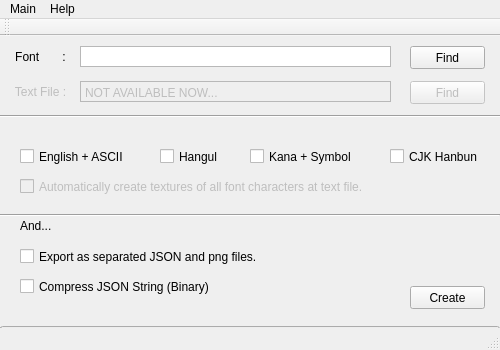
<?xml version="1.0" encoding="UTF-8"?>
<ui version="4.0">
 <class>DyFontAtlasGeneratorClass</class>
 <widget class="QMainWindow" name="DyFontAtlasGeneratorClass">
  <property name="enabled">
   <bool>true</bool>
  </property>
  <property name="geometry">
   <rect>
    <x>0</x>
    <y>0</y>
    <width>500</width>
    <height>350</height>
   </rect>
  </property>
  <property name="sizePolicy">
   <sizepolicy hsizetype="Fixed" vsizetype="Fixed">
    <horstretch>0</horstretch>
    <verstretch>0</verstretch>
   </sizepolicy>
  </property>
  <property name="minimumSize">
   <size>
    <width>500</width>
    <height>0</height>
   </size>
  </property>
  <property name="contextMenuPolicy">
   <enum>Qt::NoContextMenu</enum>
  </property>
  <property name="windowTitle">
   <string notr="true">DianYing Font Atlas generator (v2)</string>
  </property>
  <property name="toolTip">
   <string notr="true"/>
  </property>
  <property name="statusTip">
   <string notr="true"/>
  </property>
  <property name="whatsThis">
   <string notr="true"/>
  </property>
  <property name="layoutDirection">
   <enum>Qt::LeftToRight</enum>
  </property>
  <property name="animated">
   <bool>true</bool>
  </property>
  <property name="tabShape">
   <enum>QTabWidget::Rounded</enum>
  </property>
  <widget class="QWidget" name="centralWidget">
   <property name="enabled">
    <bool>true</bool>
   </property>
   <widget class="QLabel" name="label">
    <property name="geometry">
     <rect>
      <x>10</x>
      <y>10</y>
      <width>61</width>
      <height>21</height>
     </rect>
    </property>
    <property name="text">
     <string>Font       :</string>
    </property>
    <property name="alignment">
     <set>Qt::AlignCenter</set>
    </property>
   </widget>
   <widget class="QPlainTextEdit" name="TV_FilePath">
    <property name="geometry">
     <rect>
      <x>80</x>
      <y>10</y>
      <width>311</width>
      <height>21</height>
     </rect>
    </property>
    <property name="sizePolicy">
     <sizepolicy hsizetype="Fixed" vsizetype="Fixed">
      <horstretch>0</horstretch>
      <verstretch>0</verstretch>
     </sizepolicy>
    </property>
    <property name="contextMenuPolicy">
     <enum>Qt::NoContextMenu</enum>
    </property>
    <property name="acceptDrops">
     <bool>true</bool>
    </property>
    <property name="toolTip">
     <string notr="true"/>
    </property>
    <property name="statusTip">
     <string notr="true"/>
    </property>
    <property name="whatsThis">
     <string notr="true"/>
    </property>
    <property name="frameShape">
     <enum>QFrame::StyledPanel</enum>
    </property>
    <property name="frameShadow">
     <enum>QFrame::Plain</enum>
    </property>
    <property name="verticalScrollBarPolicy">
     <enum>Qt::ScrollBarAlwaysOff</enum>
    </property>
    <property name="horizontalScrollBarPolicy">
     <enum>Qt::ScrollBarAlwaysOff</enum>
    </property>
    <property name="documentTitle">
     <string notr="true"/>
    </property>
    <property name="undoRedoEnabled">
     <bool>false</bool>
    </property>
    <property name="readOnly">
     <bool>true</bool>
    </property>
    <property name="plainText">
     <string notr="true"/>
    </property>
    <property name="placeholderText">
     <string notr="true"/>
    </property>
   </widget>
   <widget class="QPushButton" name="BT_FindFile">
    <property name="geometry">
     <rect>
      <x>410</x>
      <y>10</y>
      <width>75</width>
      <height>23</height>
     </rect>
    </property>
    <property name="text">
     <string>Find</string>
    </property>
   </widget>
   <widget class="Line" name="line">
    <property name="geometry">
     <rect>
      <x>0</x>
      <y>70</y>
      <width>501</width>
      <height>21</height>
     </rect>
    </property>
    <property name="orientation">
     <enum>Qt::Horizontal</enum>
    </property>
   </widget>
   <widget class="QWidget" name="verticalLayoutWidget">
    <property name="geometry">
     <rect>
      <x>0</x>
      <y>80</y>
      <width>501</width>
      <height>21</height>
     </rect>
    </property>
    <layout class="QVBoxLayout" name="verticalLayout">
     <property name="spacing">
      <number>6</number>
     </property>
     <property name="sizeConstraint">
      <enum>QLayout::SetDefaultConstraint</enum>
     </property>
     <item>
      <widget class="QLabel" name="label_2">
       <property name="text">
        <string>Create SDF Texture Atlas with...</string>
       </property>
       <property name="margin">
        <number>0</number>
       </property>
       <property name="indent">
        <number>20</number>
       </property>
      </widget>
     </item>
    </layout>
   </widget>
   <widget class="QProgressBar" name="PG_Loading">
    <property name="geometry">
     <rect>
      <x>0</x>
      <y>290</y>
      <width>500</width>
      <height>20</height>
     </rect>
    </property>
    <property name="value">
     <number>0</number>
    </property>
    <property name="textVisible">
     <bool>false</bool>
    </property>
   </widget>
   <widget class="QCheckBox" name="CB_MapEnglish">
    <property name="geometry">
     <rect>
      <x>20</x>
      <y>110</y>
      <width>111</width>
      <height>21</height>
     </rect>
    </property>
    <property name="text">
     <string>English + ASCII</string>
    </property>
   </widget>
   <widget class="Line" name="line_2">
    <property name="geometry">
     <rect>
      <x>-1</x>
      <y>169</y>
      <width>501</width>
      <height>21</height>
     </rect>
    </property>
    <property name="orientation">
     <enum>Qt::Horizontal</enum>
    </property>
   </widget>
   <widget class="QLabel" name="label_3">
    <property name="geometry">
     <rect>
      <x>0</x>
      <y>180</y>
      <width>499</width>
      <height>19</height>
     </rect>
    </property>
    <property name="text">
     <string>And...</string>
    </property>
    <property name="margin">
     <number>0</number>
    </property>
    <property name="indent">
     <number>20</number>
    </property>
   </widget>
   <widget class="QCheckBox" name="CB_OptionSeperate">
    <property name="geometry">
     <rect>
      <x>20</x>
      <y>210</y>
      <width>271</width>
      <height>21</height>
     </rect>
    </property>
    <property name="text">
     <string>Export as separated JSON and png files.</string>
    </property>
   </widget>
   <widget class="QPushButton" name="BT_Create">
    <property name="geometry">
     <rect>
      <x>410</x>
      <y>250</y>
      <width>75</width>
      <height>23</height>
     </rect>
    </property>
    <property name="text">
     <string>Create</string>
    </property>
   </widget>
   <widget class="QCheckBox" name="CB_MapHangul">
    <property name="geometry">
     <rect>
      <x>160</x>
      <y>110</y>
      <width>71</width>
      <height>21</height>
     </rect>
    </property>
    <property name="text">
     <string>Hangul</string>
    </property>
   </widget>
   <widget class="QCheckBox" name="CB_OptionCompressJson">
    <property name="geometry">
     <rect>
      <x>20</x>
      <y>240</y>
      <width>271</width>
      <height>21</height>
     </rect>
    </property>
    <property name="text">
     <string>Compress JSON String (Binary)</string>
    </property>
   </widget>
   <widget class="QCheckBox" name="CB_MapKana">
    <property name="geometry">
     <rect>
      <x>250</x>
      <y>110</y>
      <width>141</width>
      <height>21</height>
     </rect>
    </property>
    <property name="text">
     <string>Kana + Symbol</string>
    </property>
   </widget>
   <widget class="QCheckBox" name="CB_MapCJKHanbun">
    <property name="enabled">
     <bool>true</bool>
    </property>
    <property name="geometry">
     <rect>
      <x>390</x>
      <y>110</y>
      <width>101</width>
      <height>21</height>
     </rect>
    </property>
    <property name="text">
     <string>CJK Hanbun</string>
    </property>
   </widget>
   <widget class="QLabel" name="label_4">
    <property name="enabled">
     <bool>false</bool>
    </property>
    <property name="geometry">
     <rect>
      <x>10</x>
      <y>45</y>
      <width>61</width>
      <height>21</height>
     </rect>
    </property>
    <property name="text">
     <string>Text File :</string>
    </property>
    <property name="alignment">
     <set>Qt::AlignCenter</set>
    </property>
   </widget>
   <widget class="QPlainTextEdit" name="TV_TextFilePath">
    <property name="enabled">
     <bool>false</bool>
    </property>
    <property name="geometry">
     <rect>
      <x>80</x>
      <y>45</y>
      <width>311</width>
      <height>21</height>
     </rect>
    </property>
    <property name="sizePolicy">
     <sizepolicy hsizetype="Fixed" vsizetype="Fixed">
      <horstretch>0</horstretch>
      <verstretch>0</verstretch>
     </sizepolicy>
    </property>
    <property name="contextMenuPolicy">
     <enum>Qt::NoContextMenu</enum>
    </property>
    <property name="acceptDrops">
     <bool>true</bool>
    </property>
    <property name="toolTip">
     <string notr="true"/>
    </property>
    <property name="statusTip">
     <string notr="true"/>
    </property>
    <property name="whatsThis">
     <string notr="true"/>
    </property>
    <property name="frameShape">
     <enum>QFrame::StyledPanel</enum>
    </property>
    <property name="frameShadow">
     <enum>QFrame::Plain</enum>
    </property>
    <property name="verticalScrollBarPolicy">
     <enum>Qt::ScrollBarAlwaysOff</enum>
    </property>
    <property name="horizontalScrollBarPolicy">
     <enum>Qt::ScrollBarAlwaysOff</enum>
    </property>
    <property name="documentTitle">
     <string notr="true"/>
    </property>
    <property name="undoRedoEnabled">
     <bool>false</bool>
    </property>
    <property name="readOnly">
     <bool>true</bool>
    </property>
    <property name="plainText">
     <string notr="true">NOT AVAILABLE NOW...</string>
    </property>
    <property name="placeholderText">
     <string notr="true"/>
    </property>
   </widget>
   <widget class="QPushButton" name="BT_FindTextFile">
    <property name="enabled">
     <bool>false</bool>
    </property>
    <property name="geometry">
     <rect>
      <x>410</x>
      <y>45</y>
      <width>75</width>
      <height>23</height>
     </rect>
    </property>
    <property name="text">
     <string>Find</string>
    </property>
   </widget>
   <widget class="QCheckBox" name="CB_MapAutomatic">
    <property name="enabled">
     <bool>false</bool>
    </property>
    <property name="geometry">
     <rect>
      <x>20</x>
      <y>140</y>
      <width>461</width>
      <height>21</height>
     </rect>
    </property>
    <property name="text">
     <string>Automatically create textures of all font characters at text file.</string>
    </property>
   </widget>
  </widget>
  <widget class="QMenuBar" name="MNB_Menu">
   <property name="geometry">
    <rect>
     <x>0</x>
     <y>0</y>
     <width>500</width>
     <height>21</height>
    </rect>
   </property>
   <widget class="QMenu" name="MN_Main">
    <property name="title">
     <string>Main</string>
    </property>
    <addaction name="AC_ExitProgram"/>
   </widget>
   <widget class="QMenu" name="MN_Help">
    <property name="title">
     <string>Help</string>
    </property>
    <addaction name="AC_About"/>
   </widget>
   <addaction name="MN_Main"/>
   <addaction name="MN_Help"/>
  </widget>
  <widget class="QToolBar" name="mainToolBar">
   <attribute name="toolBarArea">
    <enum>TopToolBarArea</enum>
   </attribute>
   <attribute name="toolBarBreak">
    <bool>false</bool>
   </attribute>
  </widget>
  <widget class="QStatusBar" name="statusBar"/>
  <action name="AC_ExitProgram">
   <property name="text">
    <string>Exit program</string>
   </property>
   <property name="iconVisibleInMenu">
    <bool>false</bool>
   </property>
   <property name="shortcutVisibleInContextMenu">
    <bool>false</bool>
   </property>
  </action>
  <action name="AC_About">
   <property name="text">
    <string>About...</string>
   </property>
  </action>
 </widget>
 <layoutdefault spacing="6" margin="11"/>
 <resources>
  <include location="DyFontAtlasGenerator.qrc"/>
 </resources>
 <connections>
  <connection>
   <sender>AC_ExitProgram</sender>
   <signal>triggered()</signal>
   <receiver>DyFontAtlasGeneratorClass</receiver>
   <slot>close()</slot>
   <hints>
    <hint type="sourcelabel">
     <x>-1</x>
     <y>-1</y>
    </hint>
    <hint type="destinationlabel">
     <x>249</x>
     <y>129</y>
    </hint>
   </hints>
  </connection>
 </connections>
</ui>
